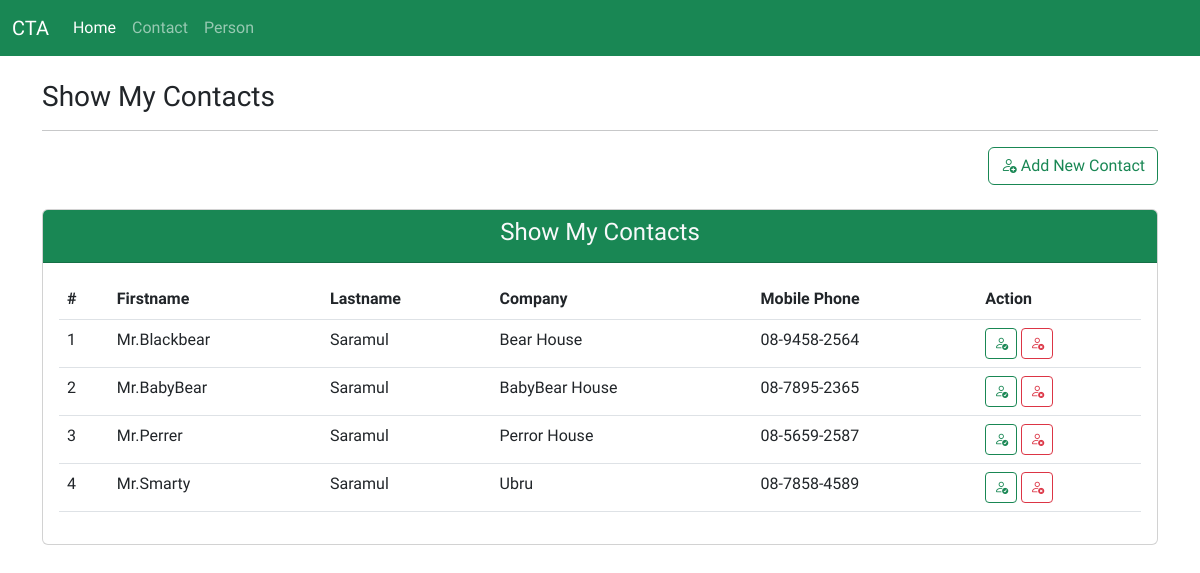
Page /contact/show_all/ on the committed database.
### contactapp/models.py (models this page shows, shortened)
class Contact(models.Model):
  firstname = models.CharField(max_length=20)
  lastname = models.CharField(max_length=20)
  company = models.CharField(max_length=20)
  mobile = models.CharField(max_length=10)

### contactapp/views.py (the view)
# urls.py: path('show_all/', views.contacts, name='show_all'),
def contacts(request):
  contacts = Contact.objects.all()
  context = {
    'title': 'Show My Contacts',
    'contacts': contacts
  }
  return render(request, 'contact/show_all.html', context)

### templates/contact/show_all.html (shortened to what this page needs)
{% extends 'layout.html' %}
{% block content %}
  <div class="container mt-4">
    <h3>{{title}}</h3>
    <hr>
    <div class="row">
      <div class="col-12">
        <a href="{% url 'contactapp:new_contact' %}" class="btn btn-outline-success float-end"><i class="bi bi-person-add"></i> Add New Contact</a>
      </div>
    </div>
    <div class="table-responsive mt-4">
      <div class="card">
        <div class="card-header bg-success text-center text-light">
          <h4>{{title}}</h4>
        </div>
        <div class="card-body">
          <table class="table table-hover">
            <thead>
              <tr>
                <th>#</th>
                <th>Firstname</th>
                <th>Lastname</th>
                <th>Company</th>
                <th>Mobile Phone</th>
                <th>Action</th>
              </tr>
            </thead>
            {% for contact in contacts %}
              <tr>
                <td>{{forloop.counter}}</td>
                <td>{{contact.firstname}}</td>
                <td>{{contact.lastname}}</td>
                <td>{{contact.company}}</td>
                <td>{{contact.mobile}}</td>
                <td>
                  <a href="{% url 'contactapp:update_contact' id=contact.id %}" class="btn btn-outline-success btn-sm"><i class="bi bi-person-check"></i></a>
                  <a onclick="return confirm('Are you sure to delete this contact?')" href="{% url 'contactapp:delete_contact' id=contact.id %}" class="btn btn-outline-danger btn-sm"><i class="bi bi-person-x"></i></a>
                </td>
              </tr>
            {% endfor %}
          </table>
        </div>
      </div>
    </div>
  </div>
{% endblock %}

### templates/layout.html (shortened to what this page needs)
<!DOCTYPE html>
<html lang="en">
<head>
  <link href="https://cdn.jsdelivr.net/npm/bootstrap@5.2.3/dist/css/bootstrap.min.css" rel="stylesheet">
  <link rel="stylesheet" href="https://cdn.jsdelivr.net/npm/bootstrap-icons@1.10.3/font/bootstrap-icons.css">
</head>
<body>
  {% include "navbar.html" %}
  {% block content %}{% endblock %}
</body>
</html>

### templates/navbar.html (shortened to what this page needs)
<nav class="navbar navbar-expand-lg bg-success navbar-dark text-light">
  <div class="container-fluid">
    <a class="navbar-brand" href="{% url 'home' %}">CTA</a>
    <div class="collapse navbar-collapse" id="navbarSupportedContent">
      <ul class="navbar-nav me-auto mb-2 mb-lg-0">
        <li class="nav-item">
          <a class="nav-link active" aria-current="page" href="{% url 'home' %}">Home</a>
        </li>
        <li class="nav-item">
          <a class="nav-link" href="{% url 'contactapp:show_all' %}">Contact</a>
        </li>
        <li class="nav-item">
          <a class="nav-link" href="{% url 'personapp:show_all' %}">Person</a>
        </li>
      </ul>
    </div>
  </div>
</nav>

### templates/layout.html (style rules this page uses)
body { font-family: 'Itim', cursive; }

### rows in the picture
Contact: firstname "Mr.Blackbear", lastname "Saramul", company "Bear House", mobile "08-9458-2564"
Contact: firstname "Mr.BabyBear", lastname "Saramul", company "BabyBear House", mobile "08-7895-2365"
Contact: firstname "Mr.Perrer", lastname "Saramul", company "Perror House", mobile "08-5659-2587"
Contact: firstname "Mr.Smarty", lastname "Saramul", company "Ubru", mobile "08-7858-4589"

### other values in the picture
{{ title }} "Show My Contacts"
